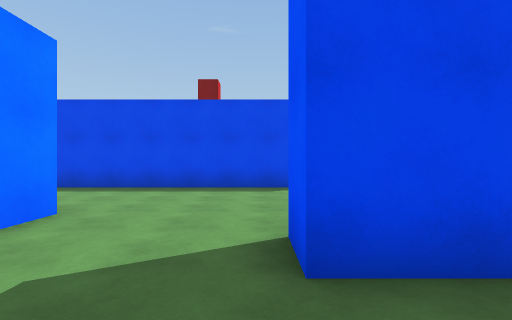
View 1 (above)

24 first-person views from a walk through a Unity game level. The camera is 1.4 m above the floor, looks level and sees 85° across. The floor is counted in squares, 1.8 m on a side. Each view is taken from the middle of a square. On the plan, view 1 faces up. The plan holds only what a view shows up to about 10 squares ahead; the rest is blank. The place goes on beyond the plan. The player is left out. Some surface patterns are stand-ins.

View 2
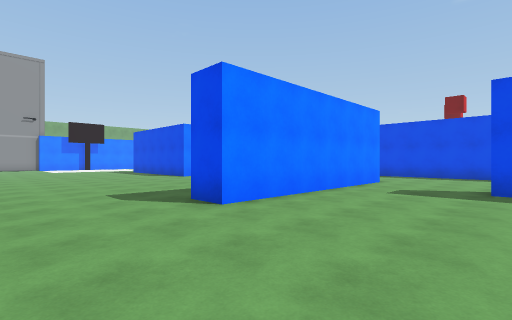

View 3
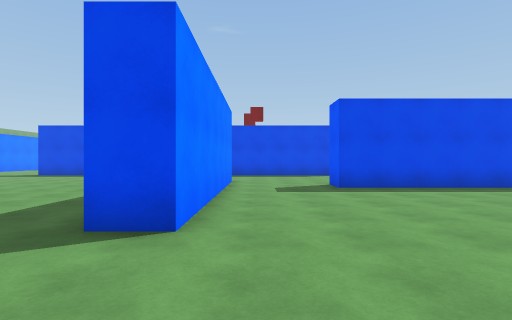

View 4
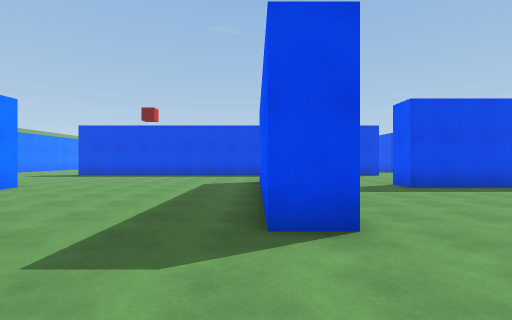

View 5
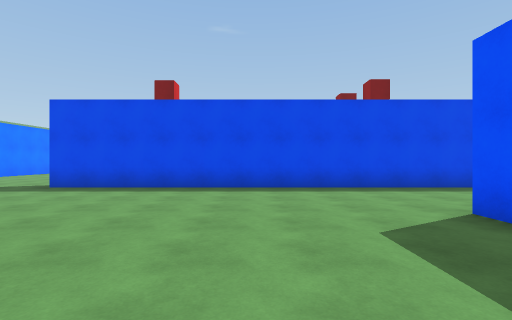

View 6
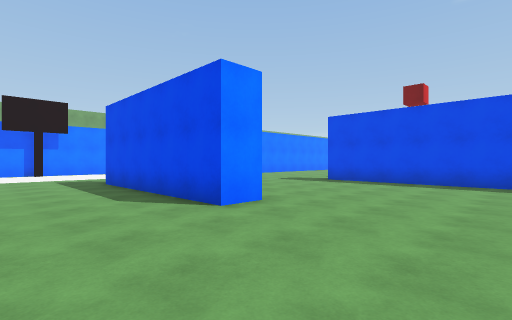

View 7
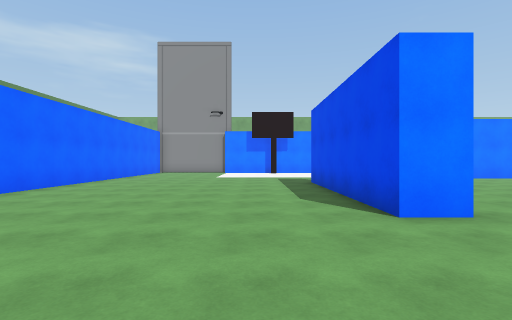

View 8
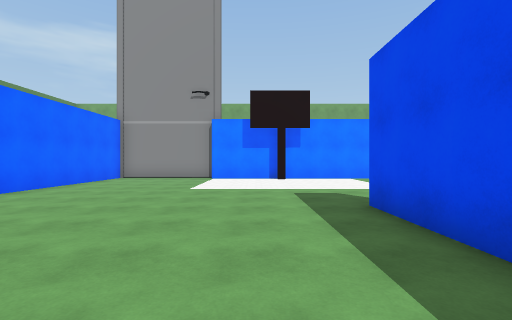

View 9
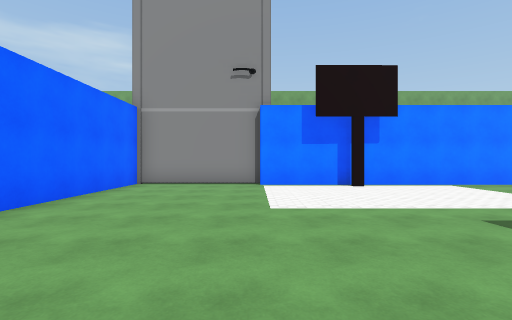

View 10
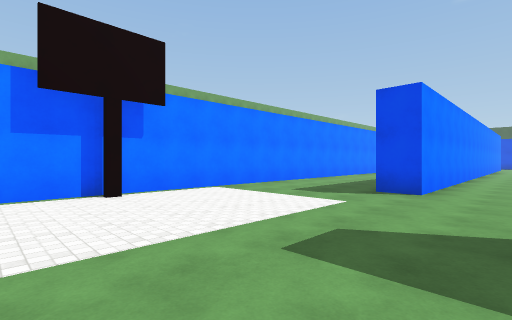

View 11
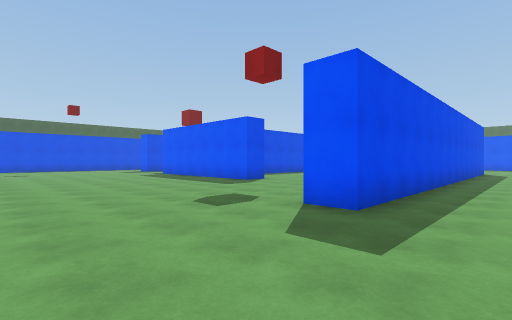

View 12
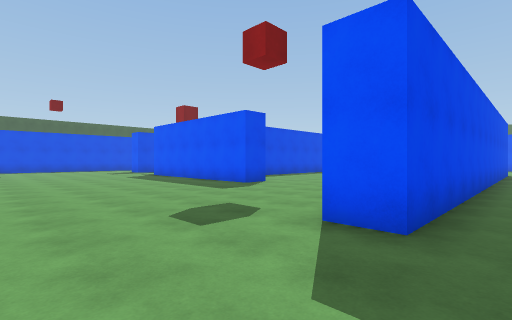

View 13
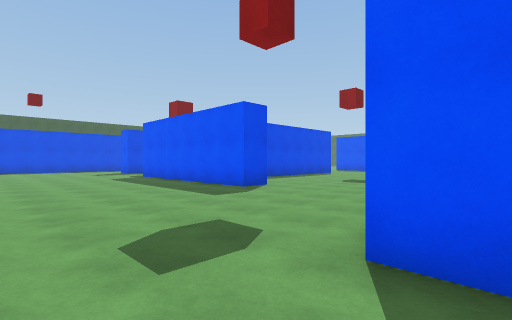

View 14
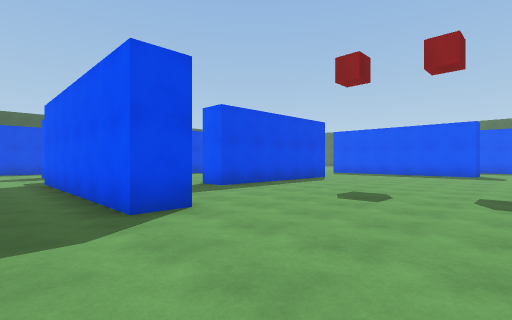

View 15
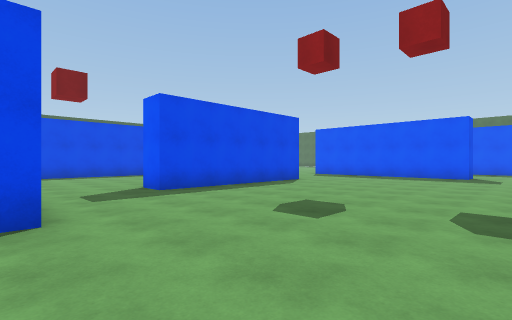

View 16
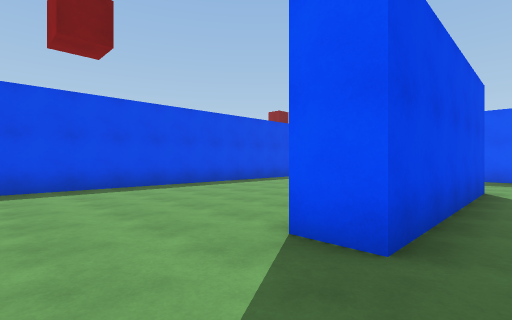

View 17
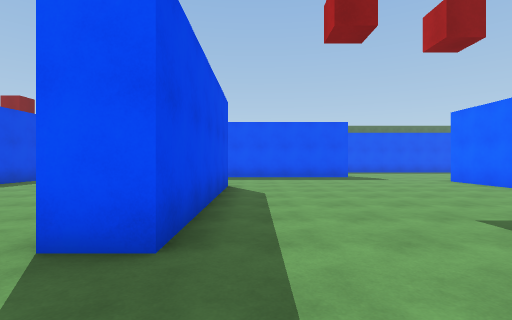

View 18
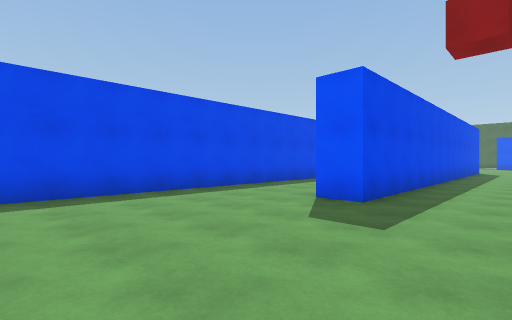

View 19
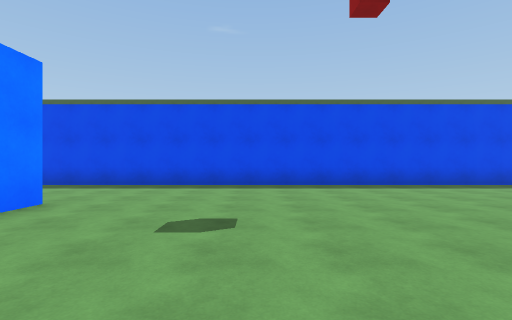

View 20
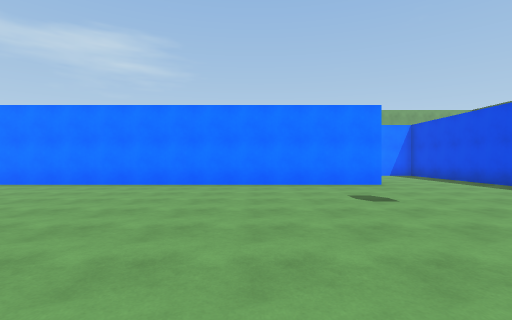

View 21
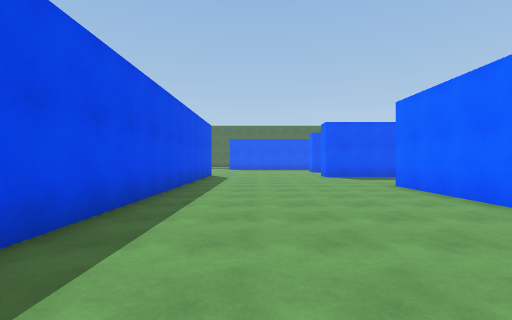

View 22
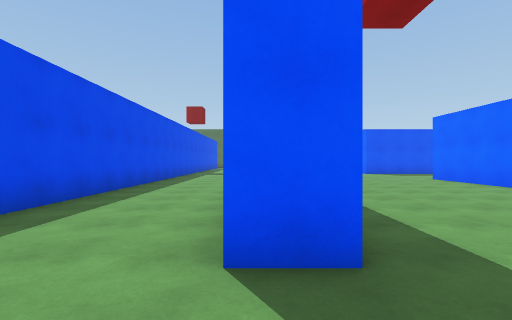

View 23
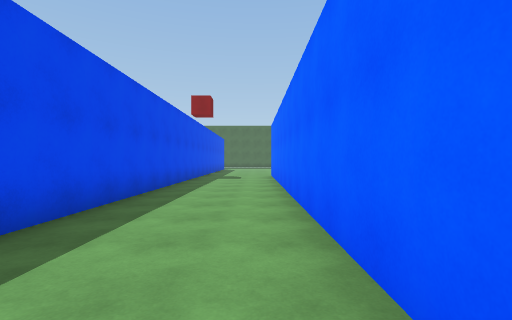

View 24
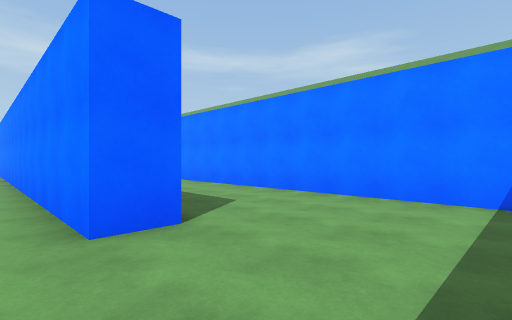

### Floor plan
Points are (right, up) in squares from view 1. A wall is a line through its corners. A room is listed if a view was taken in it or the views show most of it. See-through windows are left out.
Room 1 (views 1, 2, 3, 4, 5, 6, 7, 8, 9, 10, 11, 12, 13, 14, 15, 16, 17, 18, 19, 20, 21, 22, 23, 24)
walls: (-8.4, 14) (-9.5, 14) (-9.5, 21); (-18.8, 10.4) (-18.8, 4.9) (-19.9, 4.9); (-10.8, 2) (-10.8, 0.9) (-16.8, 0.9); (-3.5, 17.8) (0.4, 17.8); (-2.9, 4.1) (-2.9, -3) (-3.9, -3) (-3.9, 1); (-0.4, 8.9) (2, 8.9); (-3.9, 2.5) (-3.9, 4.1); (1, 7.9) (-12.9, 7.9) (-12.9, 9); (0.4, 16.8) (-5.7, 16.8) (-5.7, 17.9); (-23.8, 5.4) (-23.8, -2.9); (-7.2, 25.2) (1.8, 25.2); (2.5, 1.8) (0.3, 1.8) (0.3, 2.9); (-19.9, 24.9) (-18.8, 24.9) (-18.8, 12.9); (2, 24.2) (-9, 24.2) (-9, 25.2); (-24.1, -2.9) (-24.1, -6.9) (-13.4, -6.9); (-23.8, 27.8) (-23.8, 19.6); (2, 28.6) (-21.6, 28.6)

Where each view was taken, in squares from view 1:
view 1: 0 up, 0 right, facing up
view 2: 6 down, 1 right, facing up-left
view 3: 6 down, 2 left, facing up
view 4: 6 down, 4 left, facing up
view 5: 0 up, 7 left, facing up
view 6: 2 down, 7 left, facing up-left
view 7: 1 down, 7 left, facing left
view 8: 1 down, 12 left, facing left
view 9: 3 down, 15 left, facing left
view 10: 2 down, 17 left, facing up-left
view 11: 6 up, 17 left, facing up-right
view 12: 7 up, 16 left, facing up-right
view 13: 8 up, 15 left, facing up-right
view 14: 10 up, 11 left, facing up-right
view 15: 10 up, 9 left, facing up-right
view 16: 16 up, 8 left, facing up-right
view 17: 16 up, 8 left, facing right
view 18: 22 up, 14 left, facing up-right
view 19: 20 up, 15 left, facing up
view 20: 21 up, 10 left, facing left
view 21: 22 up, 8 left, facing right
view 22: 25 up, 11 left, facing right
view 23: 26 up, 8 left, facing right
view 24: 28 up, 18 left, facing down-left
